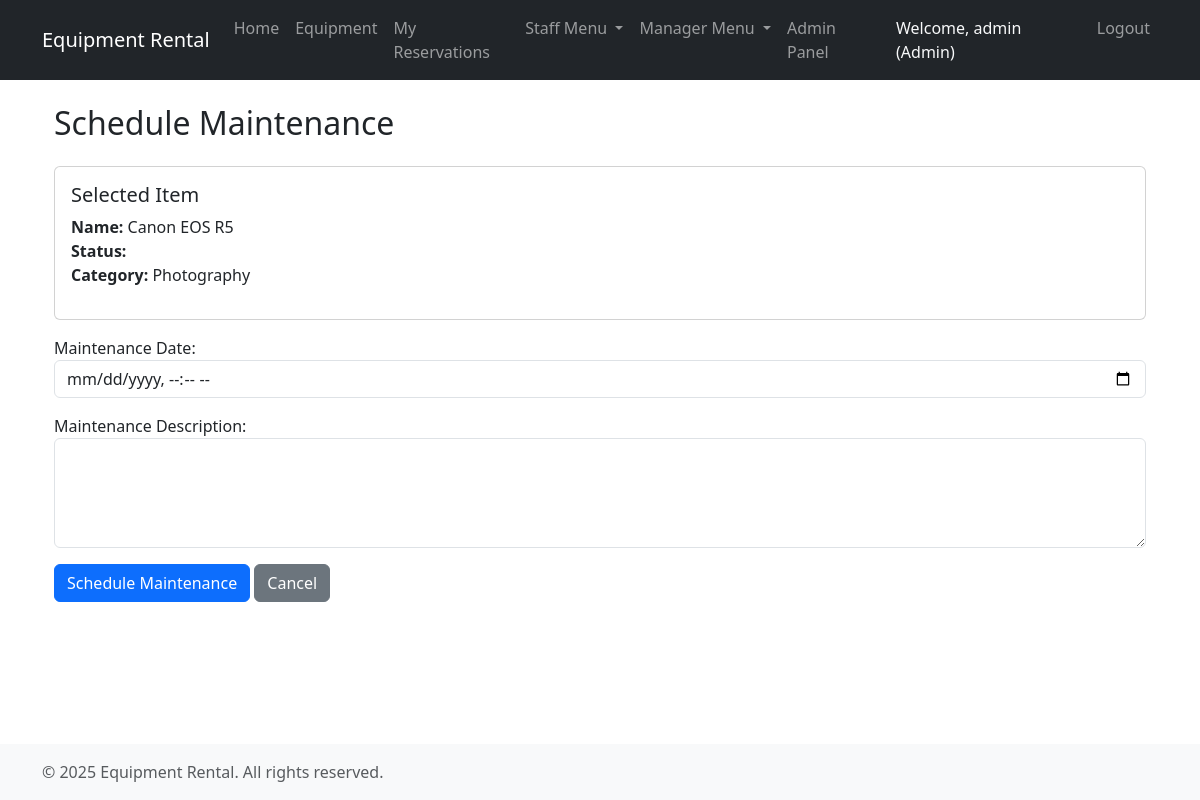
Page /maintenance/schedule/1/ (signed in) on the committed database.
### users/models.py (models this page shows, shortened)
class User(AbstractUser):
    email = models.EmailField(unique=True)
    is_active = models.BooleanField(default=True)
    created_at = models.DateTimeField(auto_now_add=True)
    class Meta:
        ordering = ['-created_at']

### core/models.py (models this page shows, shortened)
class UserProfile(models.Model):
    ROLE_CHOICES = [
        ('customer', 'Customer'),
        ('staff', 'Staff'),
        ('manager', 'Manager'),
        ('admin', 'Admin'),
    ]
    user = models.OneToOneField(settings.AUTH_USER_MODEL, on_delete=models.CASCADE)
    role = models.CharField(max_length=20, choices=ROLE_CHOICES, default='customer')
    phone = models.CharField(max_length=15, blank=True)
    created_at = models.DateTimeField(auto_now_add=True)

### inventory/models.py (models this page shows, shortened)
class Item(models.Model):
    name = models.CharField(max_length=100)
    description = models.TextField()
    category = models.ForeignKey(Category, on_delete=models.CASCADE, related_name='items')
    daily_rate = models.DecimalField(max_digits=10, decimal_places=2, validators=[MinValueValidator(0)])
    condition = models.CharField(max_length=50)
    is_available = models.BooleanField(default=True)
    created_at = models.DateTimeField(auto_now_add=True)
    updated_at = models.DateTimeField(auto_now=True)
    last_maintained = models.DateTimeField(null=True, blank=True)
    class Meta:
        ordering = ['name']

class Category(models.Model):
    name = models.CharField(max_length=100)
    description = models.TextField(blank=True)
    created_at = models.DateTimeField(auto_now_add=True)
    updated_at = models.DateTimeField(auto_now=True)
    class Meta:
        verbose_name_plural = 'Categories'
        ordering = ['name']

### core/views.py (the view)
# urls.py: path('maintenance/schedule/<int:item_id>/', schedule_maintenance, name='schedule_maintenance_item'),
@manager_required
def schedule_maintenance(request, item_id=None):
    if item_id:
        item = get_object_or_404(Item, id=item_id)
    else:
        item = None
    if request.method == 'POST':
        form = MaintenanceForm(request.POST)
        if form.is_valid():
            maintenance = form.save(commit=False)
            maintenance.staff = request.user
            maintenance.save()
            messages.success(request, 'Maintenance scheduled successfully')
            return redirect('maintenance_schedule')
    else:
        initial = {}
        if item:
            initial['item'] = item
        form = MaintenanceForm(initial=initial)
    return render(request, 'core/schedule_maintenance.html', {
        'form': form,
        'item': item
    })

### core/forms.py (shortened to what this page needs)
class MaintenanceForm(forms.ModelForm):
    item = forms.ModelChoiceField(
        queryset=Item.objects.filter(is_available=True),
        required=True,
        empty_label="Choose an item...",
        widget=forms.Select(attrs={'class': 'form-control'})
    )
    class Meta:
        model = Maintenance
        fields = ['item', 'maintenance_date', 'description']
        widgets = {
            'maintenance_date': forms.DateTimeInput(
                attrs={'type': 'datetime-local', 'class': 'form-control'}
            ),
            'description': forms.Textarea(
                attrs={'rows': 4, 'class': 'form-control'}
            )
        }

### core/templates/core/schedule_maintenance.html (shortened to what this page needs)
{% extends 'core/base.html' %}
{% block content %}
<div class="container mt-4">
    <h2>Schedule Maintenance</h2>
    <form method="post" class="mt-4">
        {% if not item %}
        <div class="form-group mb-3">
            <label for="{{ form.item.id_for_label }}">Select Item:</label>
            {{ form.item }}
            {% if form.item.errors %}
            <div class="invalid-feedback d-block">
                {% for error in form.item.errors %}
                    {{ error }}
                {% endfor %}
            </div>
            {% endif %}
        </div>
        {% else %}
        <div class="card mb-3">
            <div class="card-body">
                <h5 class="card-title">Selected Item</h5>
                <p class="card-text">
                    <strong>Name:</strong> {{ item.name }}<br>
                    <strong>Status:</strong> {{ item.get_status_display }}<br>
                    <strong>Category:</strong> {{ item.category.name }}
                </p>
            </div>
        </div>
        {% endif %}
        <div class="form-group mb-3">
            <label for="{{ form.maintenance_date.id_for_label }}">Maintenance Date:</label>
            {{ form.maintenance_date }}
        </div>
        <div class="form-group mb-3">
            <label for="{{ form.description.id_for_label }}">Maintenance Description:</label>
            {{ form.description }}
        </div>
        <div class="form-group mb-3">
            <button type="submit" class="btn btn-primary">
                 Schedule Maintenance
            </button>
            <a href="{% url 'maintenance_schedule' %}" class="btn btn-secondary">
                 Cancel
            </a>
        </div>
    </form>
</div>
{% endblock %}

### core/templates/core/base.html (shortened to what this page needs)
{% load static %}
<!DOCTYPE html>
<html lang="en">
<head>
    <link href="https://cdn.jsdelivr.net/npm/bootstrap@5.3.0/dist/css/bootstrap.min.css" rel="stylesheet">
    <link href="{% static 'css/custom.css' %}" rel="stylesheet">
</head>
<body>
    <nav class="navbar navbar-expand-lg navbar-dark bg-dark">
        <div class="container">
            <a class="navbar-brand" href="{% url 'home' %}">Equipment Rental</a>
            <div class="collapse navbar-collapse" id="navbarNav">
                <ul class="navbar-nav me-auto">
                    <li class="nav-item">
                        <a class="nav-link {% if request.resolver_match.url_name == 'home' %}active{% endif %}" href="{% url 'home' %}">Home</a>
                    </li>
                    <li class="nav-item">
                        <a class="nav-link {% if request.resolver_match.url_name == 'catalog' %}active{% endif %}" href="{% url 'catalog' %}">Equipment</a>
                    </li>
                    {% if user.is_authenticated %}
                    <li class="nav-item">
                        <a class="nav-link {% if request.resolver_match.url_name == 'my_reservations' %}active{% endif %}" href="{% url 'my_reservations' %}">My Reservations</a>
                    </li>
                    {% if user.userprofile.role == 'staff' or user.userprofile.role == 'manager' or user.userprofile.role == 'admin' %}
                    <li class="nav-item dropdown">
                        <a class="nav-link dropdown-toggle" href="#" id="staffDropdown" role="button" data-bs-toggle="dropdown">
                            Staff Menu
                        </a>
                    </li>
                    {% endif %}
                    {% if user.userprofile.role == 'manager' or user.userprofile.role == 'admin' %}
                    <li class="nav-item dropdown">
                        <a class="nav-link dropdown-toggle" href="#" id="managerDropdown" role="button" data-bs-toggle="dropdown">
                            Manager Menu
                        </a>
                    </li>
                    {% endif %}
                    {% endif %}
                </ul>
                <ul class="navbar-nav">
                    {% if user.is_authenticated %}
                        {% if user.userprofile.role == 'admin' %}
                        <li class="nav-item">
                            <a class="nav-link {% if request.resolver_match.url_name == 'admin:index' %}active{% endif %}" href="{% url 'admin:index' %}">Admin Panel</a>
                        </li>
                        {% endif %}
                        <li class="nav-item">
                            <span class="nav-link text-light">Welcome, {{ user.username }} ({{ user.userprofile.get_role_display }})</span>
                        </li>
                        <li class="nav-item">
                            <a class="nav-link" href="{% url 'logout' %}">Logout</a>
                        </li>
                    {% else %}
                        <li class="nav-item">
                            <a class="nav-link {% if request.resolver_match.url_name == 'login' %}active{% endif %}" href="{% url 'login' %}">Login</a>
                        </li>
                    {% endif %}
                </ul>
            </div>
        </div>
    </nav>
    <div class="main-container">
        <div class="container mt-3">
            {% block content %}{% endblock %}
        </div>
    </div>
    <footer class="footer">
        <div class="container">
            <div class="row">
                <div class="col-md-6">
                    <p class="text-muted mb-0">&copy; 2025 Equipment Rental. All rights reserved.</p>
                </div>
            </div>
        </div>
    </footer>
</body>
</html>

### core/templates/core/base.html (style rules this page uses)
body { display: flex; flex-direction: column; min-height: 100vh; overflow-x: hidden; }
.main-container { flex: 1; padding-bottom: 2rem; }
.footer { background-color: #f8f9fa; padding: 1rem 0; margin-top: auto; }

### rows in the picture
User: username "admin", userprofile.role "Admin"
Item: name "Canon EOS R5", category.name "Photography"
